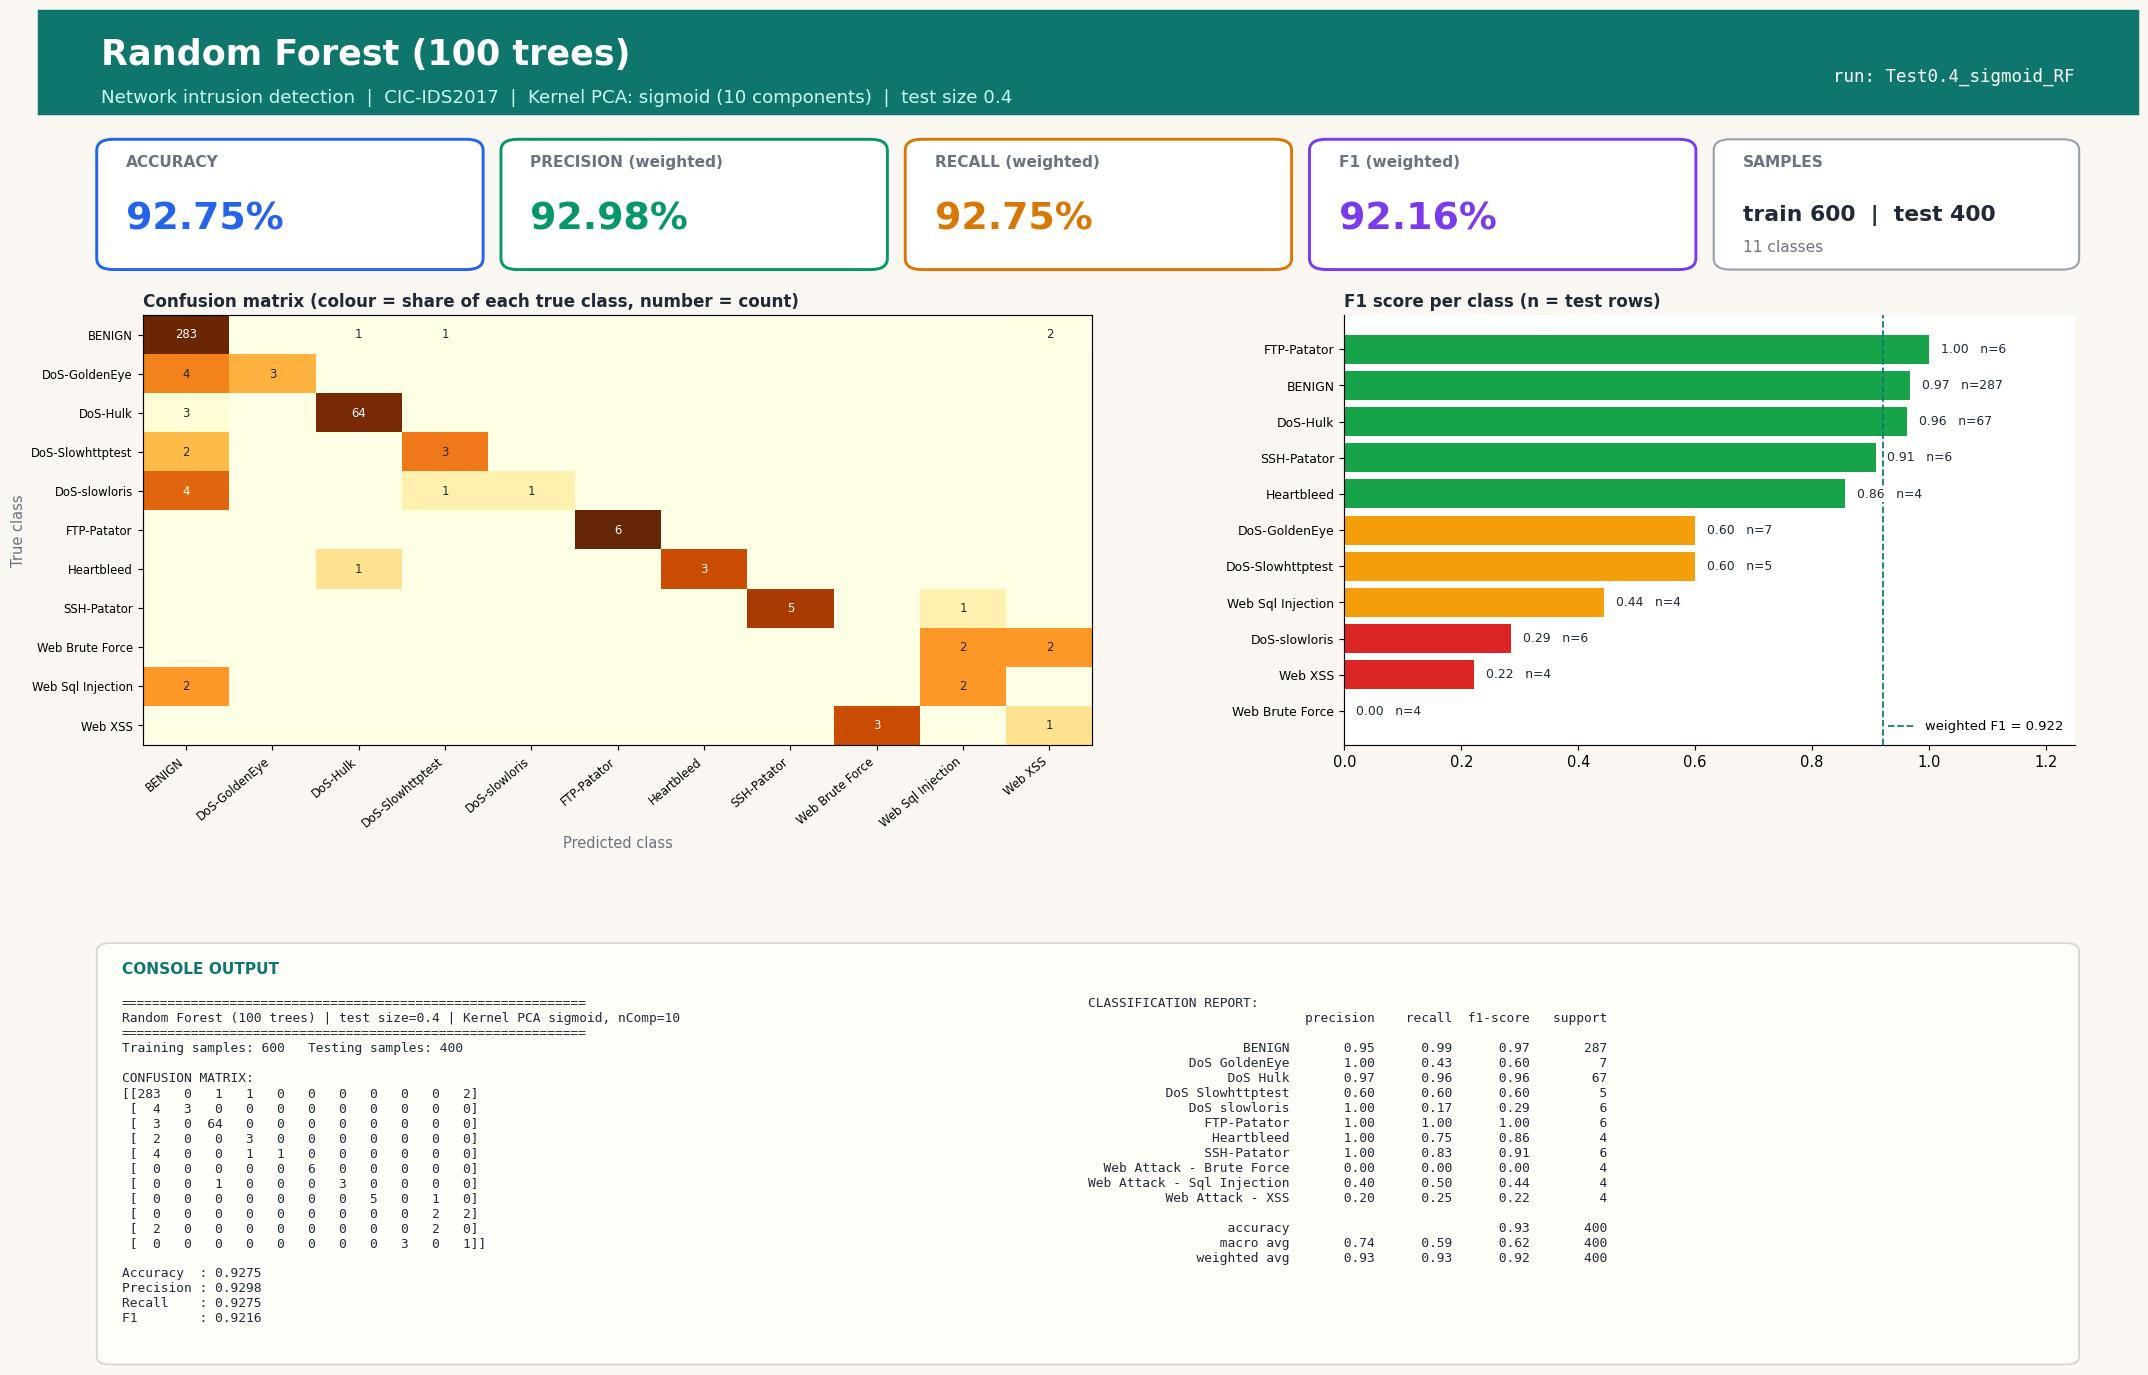

Python code for this plot:
#!/usr/bin/env python3
"""Random Forest (100 trees) | Test size 0.4 | Kernel PCA kernel=sigmoid, n_components=10
CIC-IDS2017 (Tue+Wed+Thu-morning) 1000-row stratified sample.
Run in any IDE (Spyder / VS Code / PyCharm / Jupyter): open the file and press Run, no arguments needed.
Saves next to this file: 'Test0.4_sigmoid_RF.jpg' - one image with the console output (confusion matrix, metrics, classification report) plus charts."""
import json, os
import numpy as np
import matplotlib.pyplot as plt
from sklearn.decomposition import KernelPCA
from sklearn.ensemble import RandomForestClassifier
from sklearn.metrics import (accuracy_score, classification_report, confusion_matrix,
                             f1_score, precision_score, recall_score)
from sklearn.model_selection import train_test_split
from sklearn.preprocessing import StandardScaler

TEST_SIZE, KERNEL, N_COMP, ALG, ALG_NAME = 0.4, "sigmoid", 10, "RF", "Random Forest (100 trees)"
try:
    HERE = os.path.dirname(os.path.abspath(__file__))
except NameError:                      # Jupyter / interactive console
    HERE = os.getcwd()
def _find_root():                      # folder that contains data/sample.npz (works from any working directory)
    for p in (HERE, os.path.join(HERE, ".."), os.path.join(HERE, "..", ".."), os.getcwd()):
        if os.path.exists(os.path.join(p, "data", "sample.npz")):
            return os.path.abspath(p)
    raise FileNotFoundError("data/sample.npz not found - run prepare_data.py or keep the repo folder structure")
ROOT = _find_root()
tag = f"Test{TEST_SIZE}_{KERNEL}_{ALG}"

# 1. LOAD cached, cleaned sample (see prepare_data.py)
d = np.load(os.path.join(ROOT, "data", "sample.npz"), allow_pickle=True)
X, y, class_names = d["X"], d["y"], [str(c).replace("�", "-") for c in d["classes"]]

# 2. SPLIT
X_train, X_test, y_train, y_test = train_test_split(
    X, y, test_size=TEST_SIZE, random_state=42, stratify=y)

# 3. SCALE (fit on train only)
scaler = StandardScaler()
X_train = scaler.fit_transform(X_train); X_test = scaler.transform(X_test)

# 4. DIMENSIONALITY REDUCTION: Kernel PCA (fit on train only; gamma = sklearn default 1/n_features)
kpca = KernelPCA(n_components=N_COMP, kernel=KERNEL, random_state=0)
X_train = kpca.fit_transform(X_train); X_test = kpca.transform(X_test)

# 5. CLASSIFIER
classifier = RandomForestClassifier(n_estimators=100, random_state=0, n_jobs=1)
classifier.fit(X_train, y_train)
y_pred = classifier.predict(X_test)

# 6. METRICS
labels = np.arange(len(class_names))
cm = confusion_matrix(y_test, y_pred, labels=labels)
res = dict(test_size=TEST_SIZE, kernel=KERNEL, n_components=N_COMP, algorithm=ALG, model=ALG_NAME,
           n_train=int(len(y_train)), n_test=int(len(y_test)),
           accuracy=accuracy_score(y_test, y_pred),
           precision=precision_score(y_test, y_pred, average="weighted", zero_division=0),
           recall=recall_score(y_test, y_pred, average="weighted", zero_division=0),
           f1=f1_score(y_test, y_pred, average="weighted", zero_division=0))
report = classification_report(y_test, y_pred, labels=labels, target_names=class_names, zero_division=0)
lines = ["=" * 60, f"{ALG_NAME} | test size={TEST_SIZE} | Kernel PCA {KERNEL}, nComp={N_COMP}", "=" * 60,
         f"Training samples: {len(y_train)}   Testing samples: {len(y_test)}", "", "CONFUSION MATRIX:", np.array2string(cm), ""]
for k in ("accuracy", "precision", "recall", "f1"): lines.append(f"{k.capitalize():10s}: {res[k]:.4f}")
lines += ["", "CLASSIFICATION REPORT:", report]
console_output = "\n".join(lines); print(console_output)

# 7. VISUAL OUTPUT: ONE report-style image (banner, KPI cards, charts, console output) - real results only
from matplotlib.patches import FancyBboxPatch, Rectangle
short = [c.replace("Web Attack - ", "Web ").replace("DoS ", "DoS-") for c in class_names]
rep = classification_report(y_test, y_pred, labels=labels, target_names=class_names, zero_division=0, output_dict=True)
cmn = cm / np.maximum(cm.sum(axis=1, keepdims=True), 1)          # row-normalised = per-class recall
INK, MUTED, BG, ACC = "#1f2937", "#6b7280", "#faf7f2", "#0f766e"
fig = plt.figure(figsize=(20, 13.2), dpi=105, facecolor=BG)
fig.add_artist(Rectangle((0, 0.925), 1, 0.075, transform=fig.transFigure, color=ACC, zorder=0))
fig.text(0.03, 0.968, f"{ALG_NAME}", fontsize=24, fontweight="bold", color="white", va="center")
fig.text(0.03, 0.937, f"Network intrusion detection  |  CIC-IDS2017  |  Kernel PCA: {KERNEL} ({N_COMP} components)  |  test size {TEST_SIZE}",
         fontsize=12.5, color="#ccfbf1", va="center")
fig.text(0.97, 0.952, f"run: {tag}", fontsize=12, color="white", ha="right", va="center", family="monospace")

# KPI cards
cards = [("ACCURACY", res["accuracy"], "#2563eb"), ("PRECISION (weighted)", res["precision"], "#059669"),
         ("RECALL (weighted)", res["recall"], "#d97706"), ("F1 (weighted)", res["f1"], "#7c3aed")]
for i, (lab, v, col) in enumerate(cards):
    x0 = 0.03 + i * 0.1925
    fig.add_artist(FancyBboxPatch((x0, 0.815), 0.18, 0.09, boxstyle="round,pad=0.002,rounding_size=0.008", transform=fig.transFigure,
                                  facecolor="white", edgecolor=col, linewidth=2))
    fig.text(x0 + 0.012, 0.887, lab, fontsize=10.5, color=MUTED, fontweight="bold")
    fig.text(x0 + 0.012, 0.842, f"{v * 100:.2f}%", fontsize=26, color=col, fontweight="bold")
fig.add_artist(FancyBboxPatch((0.80, 0.815), 0.17, 0.09, boxstyle="round,pad=0.002,rounding_size=0.008", transform=fig.transFigure,
                              facecolor="white", edgecolor="#9ca3af", linewidth=1.5))
fig.text(0.812, 0.887, "SAMPLES", fontsize=10.5, color=MUTED, fontweight="bold")
fig.text(0.812, 0.848, f"train {res['n_train']}  |  test {res['n_test']}", fontsize=15, color=INK, fontweight="bold")
fig.text(0.812, 0.826, f"{len(class_names)} classes", fontsize=10.5, color=MUTED)

gs = fig.add_gridspec(1, 2, left=0.05, right=0.97, top=0.78, bottom=0.47, wspace=0.30, width_ratios=[1.3, 1])
ax1 = fig.add_subplot(gs[0, 0]); ax2 = fig.add_subplot(gs[0, 1])
for ax in (ax1, ax2): ax.set_facecolor("white")
im = ax1.imshow(cmn, cmap="YlOrBr", vmin=0, vmax=1, aspect="auto")
ax1.set_xticks(labels); ax1.set_yticks(labels); ax1.set_xticklabels(short, rotation=40, ha="right", fontsize=8); ax1.set_yticklabels(short, fontsize=8)
ax1.set_title("Confusion matrix (colour = share of each true class, number = count)", loc="left", fontsize=11.5, color=INK, fontweight="bold")
ax1.set_xlabel("Predicted class", color=MUTED); ax1.set_ylabel("True class", color=MUTED)
for a_ in labels:
    for b_ in labels:
        if cm[a_, b_]: ax1.text(b_, a_, cm[a_, b_], ha="center", va="center", fontsize=8, color="white" if cmn[a_, b_] > 0.6 else INK)
f1s = [rep[c]["f1-score"] for c in class_names]; sup = [int(rep[c]["support"]) for c in class_names]
order = np.argsort(f1s)
cols = ["#dc2626" if f1s[i] < 0.34 else "#f59e0b" if f1s[i] < 0.67 else "#16a34a" for i in order]
ax2.barh(range(len(order)), [f1s[i] for i in order], color=cols)
ax2.set_yticks(range(len(order))); ax2.set_yticklabels([short[i] for i in order], fontsize=8.5); ax2.set_xlim(0, 1.25)
ax2.set_title("F1 score per class (n = test rows)", loc="left", fontsize=11.5, color=INK, fontweight="bold")
for k, i in enumerate(order): ax2.text(f1s[i] + 0.02, k, f"{f1s[i]:.2f}   n={sup[i]}", va="center", fontsize=8.5, color=INK, zorder=5, bbox=dict(facecolor="white", edgecolor="none", pad=1))
for sp in ("top", "right"): ax2.spines[sp].set_visible(False)
ax2.axvline(res["f1"], color=ACC, ls="--", lw=1.2, label=f"weighted F1 = {res['f1']:.3f}"); ax2.legend(loc="lower right", fontsize=9, frameon=False)

# console output panel (same text that is printed to the console)
fig.add_artist(FancyBboxPatch((0.03, 0.025), 0.94, 0.30, boxstyle="round,pad=0.002,rounding_size=0.006", transform=fig.transFigure,
                              facecolor="#fffdf8", edgecolor="#d6d3d1", linewidth=1.2))
fig.text(0.04, 0.305, "CONSOLE OUTPUT", fontsize=10.5, color=ACC, fontweight="bold")
split_at = lines.index("CLASSIFICATION REPORT:")
fig.text(0.04, 0.288, "\n".join(lines[:split_at]), family="monospace", fontsize=8.8, color=INK, va="top")
fig.text(0.50, 0.288, "\n".join(lines[split_at:]), family="monospace", fontsize=8.8, color=INK, va="top")
plt.savefig(os.path.join(HERE, tag + ".jpg"), format="jpg", bbox_inches="tight", facecolor=BG)
if os.environ.get("ACN_NO_SHOW") != "1": plt.show()   # IDEs display the image; run_all.py disables this
plt.close()

os.makedirs(os.path.join(ROOT, "results", "json"), exist_ok=True)
with open(os.path.join(ROOT, "results", "json", tag + ".json"), "w") as f: json.dump(res, f)
